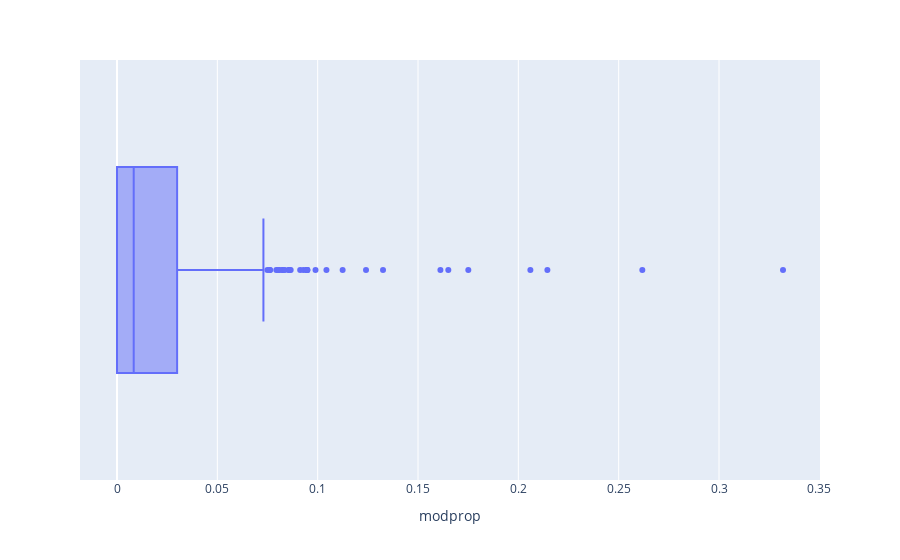

The notebook cell this image was saved under:
### Code cell
mm = metascripts.assign(
    modprop = lambda metascripts: (metascripts['script characters'] - metascripts['transcript'].replace("\[.+?\]|\(.+?\)","", regex = True).apply(len))/metascripts['script characters']
)

px.box(mm, x = 'modprop', hover_data = [mm.index, 'description'])

### Figure 1 — Plotly figure (JSON) as saved in the notebook; plotly's stock layout.template omitted (floating-point values rounded to 4 significant figures; data arrays with more than 128 entries replaced by an {"elided": "..."} marker saying what was removed)
{"data": [{"alignmentgroup": "True", "customdata": {"elided": "316x2 mixed values"}, "hovertemplate": "modprop=%{x}<br>index=%{customdata[0]}<br>description=%{customdata[1]}<extra></extra>", "legendgroup": "", "marker": {"color": "#636efa"}, "name": "", "notched": false, "offsetgroup": "", "orientation": "h", "showlegend": false, "type": "box", "x": {"elided": "316 float values"}, "x0": " ", "xaxis": "x", "y0": " ", "yaxis": "y"}], "layout": {"boxmode": "group", "legend": {"tracegroupgap": 0}, "margin": {"t": 60}, "xaxis": {"anchor": "y", "domain": [0, 1], "title": {"text": "modprop"}}, "yaxis": {"anchor": "x", "domain": [0, 1]}}}
